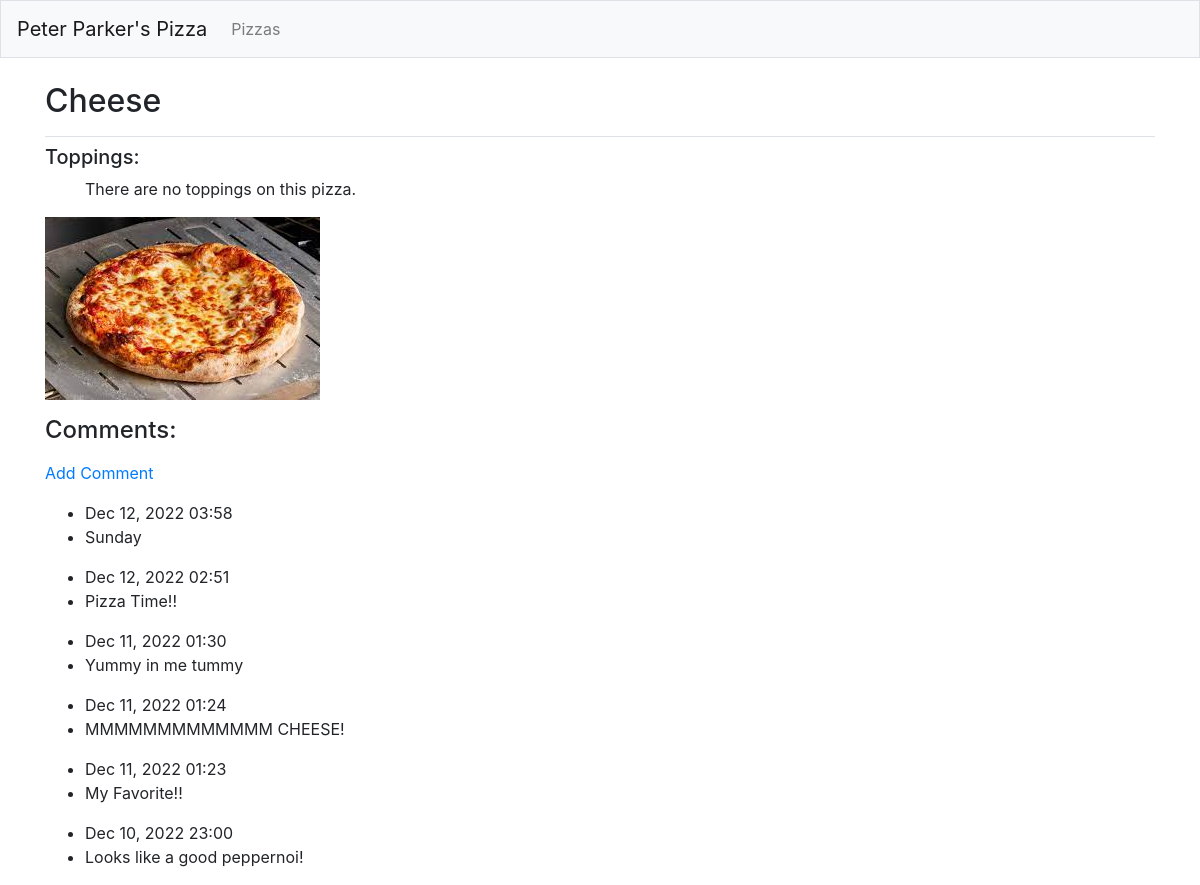
The app's page /pizzas/4/ with its own data.
### pizzas/models.py (models this page shows, shortened)
class Pizza(models.Model):
    pizza_name = models.CharField(max_length=200)
    image = models.ImageField(upload_to='img', blank=True,null=True)
    def __str__(self):
        return self.pizza_name

class Comment(models.Model):
    pizza = models.ForeignKey(Pizza, on_delete=models.CASCADE)
    comment_text = models.CharField(max_length=200)
    date_added = models.DateTimeField(auto_now_add=True)

### pizzas/views.py (the view)
# urls.py: path('pizzas/<int:pizza_id>/',views.pizza,name='pizza'),
def pizza(request,pizza_id):
    p = Pizza.objects.get(id=pizza_id)
    toppings = Topping.objects.filter(pizza=p)
    comments = Comment.objects.order_by('-date_added')
    image = Pizza.image
    context = {'pizza':p,'toppings':toppings,'comments':comments,'image':image}
    return render(request, 'pizzas/pizza.html', context)

### pizzas/templates/pizzas/pizza.html
{% extends 'pizzas/base.html' %}
{% block page_header %}
<h2>{{ pizza }}</h2>
{% endblock page_header %}
{% block content %}
<h5>Toppings:</h5>
<ul>
    {% for t in toppings %}
        <li>
            {{ t.topping_name }}
        </li>
    {% empty %}
    <p> There are no toppings on this pizza.</p>
    {% endfor %}
</ul>
<p>
    <img src="{{ pizza.image.url }}">
</p>
<h4><p>Comments:</p></h4>
<p><a href="{% url 'pizzas:comment' pizza.id %}">Add Comment</a></p>
<ul>
    {% for c in comments %}
        <li>{{ c.date_added|date:'M d, Y H:i'}}</li>
        <li>{{ c.comment_text|linebreaks }}</li>
    {% empty %}
    <p>There are no comments yet. Tell us what you think by adding a comment!</p>
    {% endfor %}
</ul>
{% endblock content %}

### records on screen
Pizza: pizza_name "Cheese", image (picture)
Comment: date_added "Dec 12, 2022 03:58", comment_text "Sunday"
Comment: date_added "Dec 12, 2022 02:51", comment_text "Pizza Time!!"
Comment: date_added "Dec 11, 2022 01:30", comment_text "Yummy in me tummy"
Comment: date_added "Dec 11, 2022 01:24", comment_text "MMMMMMMMMMMMM CHEESE!"
Comment: date_added "Dec 11, 2022 01:23", comment_text "My Favorite!!"
Comment: date_added "Dec 10, 2022 23:00", comment_text "Looks like a good peppernoi!"
